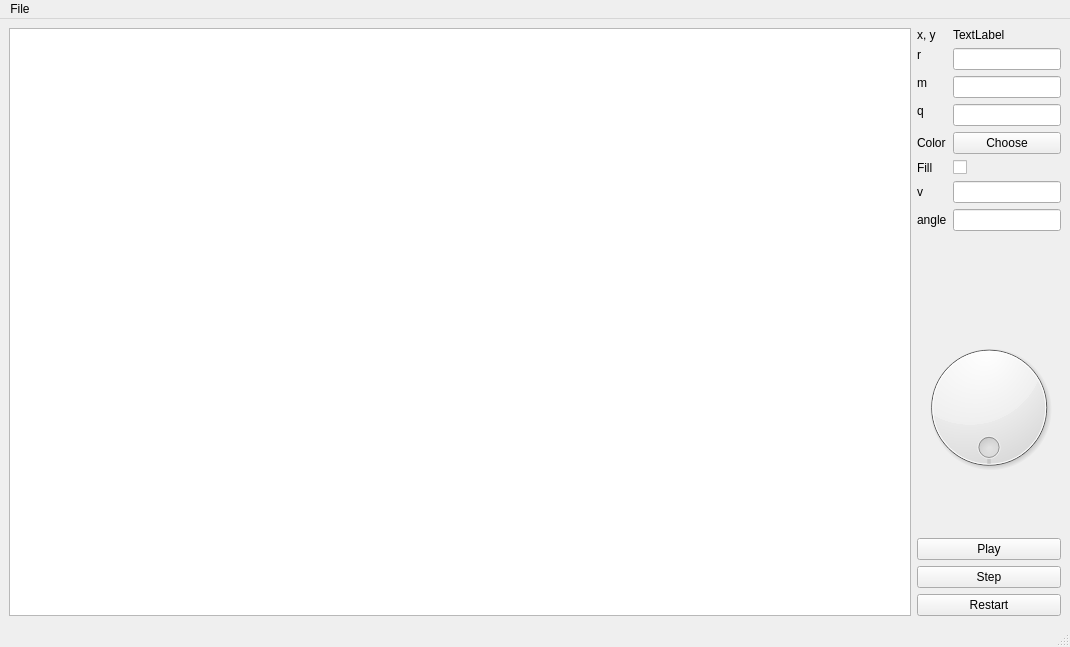
<?xml version="1.0" encoding="UTF-8"?>
<ui version="4.0">
 <class>MainWindow</class>
 <widget class="QMainWindow" name="MainWindow">
  <property name="geometry">
   <rect>
    <x>0</x>
    <y>0</y>
    <width>1070</width>
    <height>647</height>
   </rect>
  </property>
  <property name="windowTitle">
   <string>MainWindow</string>
  </property>
  <widget class="QWidget" name="centralwidget">
   <property name="sizePolicy">
    <sizepolicy hsizetype="Expanding" vsizetype="Expanding">
     <horstretch>0</horstretch>
     <verstretch>0</verstretch>
    </sizepolicy>
   </property>
   <layout class="QHBoxLayout" name="horizontalLayout_2">
    <item>
     <widget class="QGraphicsView" name="graphicsView">
      <property name="sizePolicy">
       <sizepolicy hsizetype="Expanding" vsizetype="Expanding">
        <horstretch>0</horstretch>
        <verstretch>0</verstretch>
       </sizepolicy>
      </property>
     </widget>
    </item>
    <item>
     <layout class="QVBoxLayout" name="verticalLayout">
      <item>
       <layout class="QFormLayout" name="formLayout">
        <item row="1" column="0">
         <widget class="QLabel" name="label">
          <property name="sizePolicy">
           <sizepolicy hsizetype="Minimum" vsizetype="Fixed">
            <horstretch>0</horstretch>
            <verstretch>0</verstretch>
           </sizepolicy>
          </property>
          <property name="text">
           <string>r</string>
          </property>
         </widget>
        </item>
        <item row="1" column="1">
         <widget class="QLineEdit" name="lineEditRadius">
          <property name="sizePolicy">
           <sizepolicy hsizetype="Minimum" vsizetype="Fixed">
            <horstretch>0</horstretch>
            <verstretch>0</verstretch>
           </sizepolicy>
          </property>
         </widget>
        </item>
        <item row="2" column="0">
         <widget class="QLabel" name="label_2">
          <property name="sizePolicy">
           <sizepolicy hsizetype="Minimum" vsizetype="Fixed">
            <horstretch>0</horstretch>
            <verstretch>0</verstretch>
           </sizepolicy>
          </property>
          <property name="text">
           <string>m</string>
          </property>
         </widget>
        </item>
        <item row="2" column="1">
         <widget class="QLineEdit" name="lineEditMass">
          <property name="sizePolicy">
           <sizepolicy hsizetype="Minimum" vsizetype="Fixed">
            <horstretch>0</horstretch>
            <verstretch>0</verstretch>
           </sizepolicy>
          </property>
         </widget>
        </item>
        <item row="3" column="0">
         <widget class="QLabel" name="label_3">
          <property name="sizePolicy">
           <sizepolicy hsizetype="Minimum" vsizetype="Fixed">
            <horstretch>0</horstretch>
            <verstretch>0</verstretch>
           </sizepolicy>
          </property>
          <property name="text">
           <string>q</string>
          </property>
         </widget>
        </item>
        <item row="3" column="1">
         <widget class="QLineEdit" name="lineEditCharge">
          <property name="sizePolicy">
           <sizepolicy hsizetype="Minimum" vsizetype="Fixed">
            <horstretch>0</horstretch>
            <verstretch>0</verstretch>
           </sizepolicy>
          </property>
         </widget>
        </item>
        <item row="4" column="0">
         <widget class="QLabel" name="labelColor">
          <property name="text">
           <string>Color</string>
          </property>
         </widget>
        </item>
        <item row="4" column="1">
         <widget class="QPushButton" name="pushButtonColor">
          <property name="text">
           <string>Choose</string>
          </property>
         </widget>
        </item>
        <item row="5" column="0">
         <widget class="QLabel" name="labelFill">
          <property name="text">
           <string>Fill</string>
          </property>
         </widget>
        </item>
        <item row="5" column="1">
         <widget class="QCheckBox" name="checkBoxFill">
          <property name="text">
           <string/>
          </property>
         </widget>
        </item>
        <item row="6" column="0">
         <widget class="QLabel" name="labelVelocity">
          <property name="text">
           <string>v</string>
          </property>
         </widget>
        </item>
        <item row="6" column="1">
         <widget class="QLineEdit" name="lineEditVelocity">
          <property name="sizePolicy">
           <sizepolicy hsizetype="Minimum" vsizetype="Fixed">
            <horstretch>0</horstretch>
            <verstretch>0</verstretch>
           </sizepolicy>
          </property>
         </widget>
        </item>
        <item row="7" column="0">
         <widget class="QLabel" name="labelAngle">
          <property name="text">
           <string>angle</string>
          </property>
         </widget>
        </item>
        <item row="7" column="1">
         <widget class="QLineEdit" name="lineEditAngle">
          <property name="sizePolicy">
           <sizepolicy hsizetype="Minimum" vsizetype="Fixed">
            <horstretch>0</horstretch>
            <verstretch>0</verstretch>
           </sizepolicy>
          </property>
         </widget>
        </item>
        <item row="0" column="0">
         <widget class="QLabel" name="label_8">
          <property name="text">
           <string>x, y</string>
          </property>
         </widget>
        </item>
        <item row="0" column="1">
         <widget class="QLabel" name="labelXY">
          <property name="text">
           <string>TextLabel</string>
          </property>
         </widget>
        </item>
       </layout>
      </item>
      <item>
       <widget class="QDial" name="dial">
        <property name="sizePolicy">
         <sizepolicy hsizetype="Minimum" vsizetype="Minimum">
          <horstretch>0</horstretch>
          <verstretch>0</verstretch>
         </sizepolicy>
        </property>
        <property name="maximum">
         <number>360</number>
        </property>
        <property name="wrapping">
         <bool>true</bool>
        </property>
       </widget>
      </item>
      <item>
       <widget class="QPushButton" name="pushButtonPlay">
        <property name="text">
         <string>Play</string>
        </property>
       </widget>
      </item>
      <item>
       <widget class="QPushButton" name="pushButtonStep">
        <property name="text">
         <string>Step</string>
        </property>
       </widget>
      </item>
      <item>
       <widget class="QPushButton" name="pushButtonRestart">
        <property name="text">
         <string>Restart</string>
        </property>
       </widget>
      </item>
     </layout>
    </item>
   </layout>
  </widget>
  <widget class="QMenuBar" name="menubar">
   <property name="geometry">
    <rect>
     <x>0</x>
     <y>0</y>
     <width>1070</width>
     <height>33</height>
    </rect>
   </property>
   <widget class="QMenu" name="menuPhysical_Modelling_v_0_1">
    <property name="title">
     <string>File</string>
    </property>
    <addaction name="actionSave_as"/>
    <addaction name="actionLoad"/>
   </widget>
   <addaction name="menuPhysical_Modelling_v_0_1"/>
  </widget>
  <widget class="QStatusBar" name="statusbar"/>
  <action name="actionSave_as">
   <property name="text">
    <string>Save as...</string>
   </property>
  </action>
  <action name="actionLoad">
   <property name="text">
    <string>Load</string>
   </property>
  </action>
 </widget>
 <resources/>
 <connections/>
</ui>
